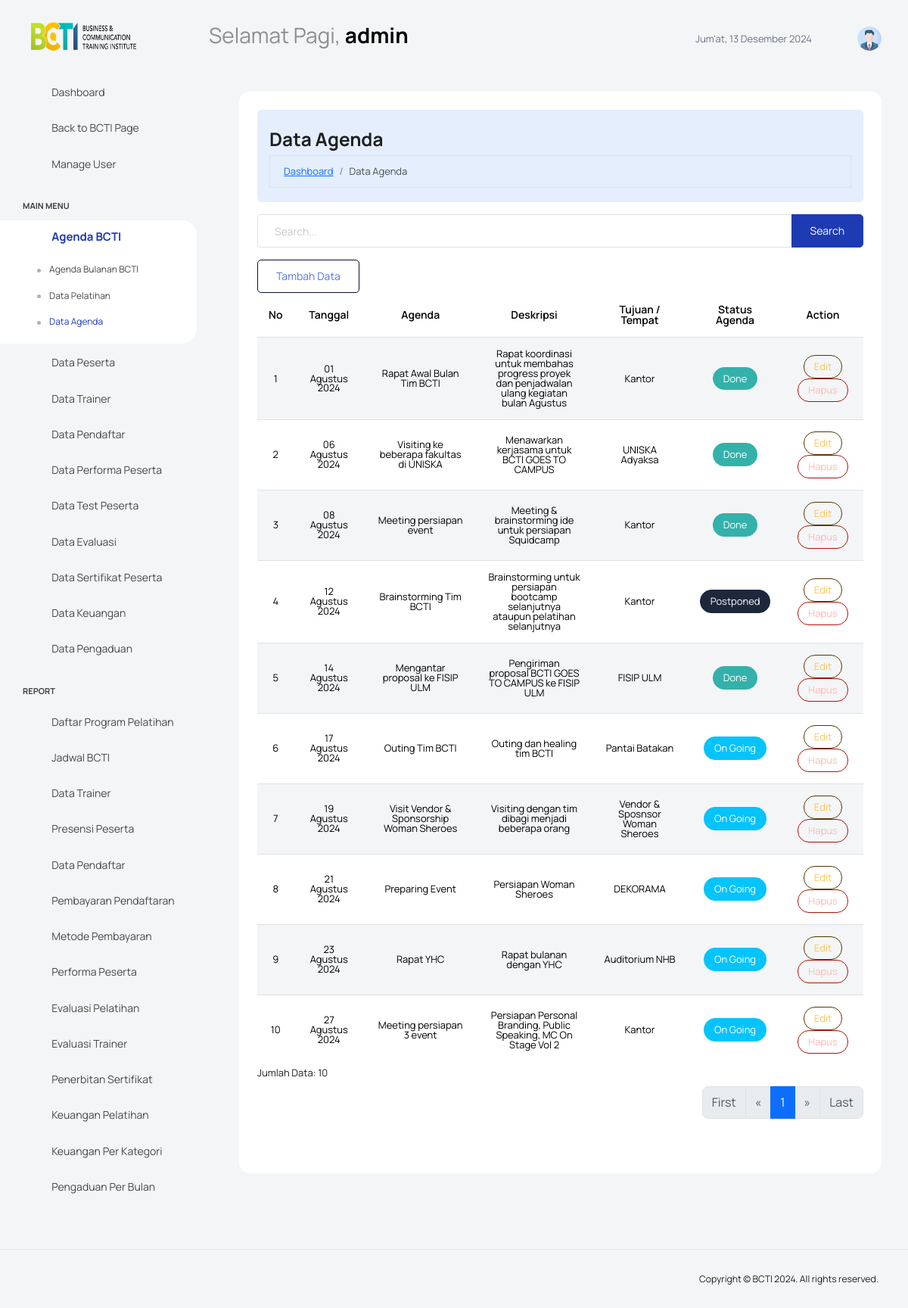
The page /dashboard/agenda.php (signed in) on the database its author committed.
### tables this page shows
CREATE TABLE `tbl_user` (
  `id_user` int(11) NOT NULL,
  `username` varchar(100) NOT NULL,
  `password` varchar(100) NOT NULL,
  `level` varchar(255) NOT NULL,
  `profile` varchar(255) NOT NULL,
  `status` varchar(255) NOT NULL
);

CREATE TABLE `tbl_agenda` (
  `id_agenda` int(11) NOT NULL,
  `tgl_agenda` date NOT NULL,
  `nama_agenda` varchar(255) NOT NULL,
  `deskripsi` text NOT NULL,
  `tujuan_tempat` varchar(255) NOT NULL,
  `status_agenda` varchar(255) NOT NULL
);

### dashboard/agenda.php (the view, shortened to what this page needs)
<?php
include "../koneksi.php";
$limit = 50;
$page = isset($_GET['halaman']) ? (int)$_GET['halaman'] : 1;
$mulai = ($page > 1) ? ($page * $limit) - $limit : 0;
if (isset($_GET['search_query'])) {
    $searchQuery = $_GET['search_query'];
    $result_agenda = mysqli_query($conn, "SELECT * FROM tbl_agenda WHERE nama_agenda LIKE '%$searchQuery%' ORDER BY tgl_agenda LIMIT $mulai, $limit");
    $total_records_query = mysqli_query($conn, "SELECT COUNT(*) AS total FROM tbl_agenda WHERE nama_agenda LIKE '%$searchQuery%'");
} else {
    $result_agenda = mysqli_query($conn, "SELECT * FROM tbl_agenda ORDER BY tgl_agenda LIMIT $mulai, $limit");
    $total_records_query = mysqli_query($conn, "SELECT COUNT(*) AS total FROM tbl_agenda");
}
$total_records = mysqli_fetch_assoc($total_records_query)['total'];
function getBulanIndonesia($bulan)
{
    $bulanIndo = [
        1 => "Januari",
        "Februari",
        "Maret",
        "April",
        "Mei",
        "Juni",
        "Juli",
        "Agustus",
        "September",
        "Oktober",
        "November",
        "Desember"
    ];
    return $bulanIndo[$bulan];
}
?>
<!DOCTYPE html>
<html lang="en">
<head>
    <link rel="stylesheet" href="../assets/vendors/feather/feather.css">
    <link rel="stylesheet" href="../assets/vendors/mdi/css/materialdesignicons.min.css">
    <link rel="stylesheet" href="../assets/vendors/ti-icons/css/themify-icons.css">
    <link rel="stylesheet" href="../assets/vendors/font-awesome/css/font-awesome.min.css">
    <link rel="stylesheet" href="../assets/vendors/typicons/typicons.css">
    <link rel="stylesheet" href="../assets/vendors/simple-line-icons/css/simple-line-icons.css">
    <link rel="stylesheet" href="../assets/vendors/css/vendor.bundle.base.css">
    <link rel="stylesheet" href="../assets/vendors/bootstrap-datepicker/bootstrap-datepicker.min.css">
    <link rel="stylesheet" href="https://cdnjs.cloudflare.com/ajax/libs/font-awesome/5.15.4/css/all.min.css">
    <link rel="stylesheet" href="https://cdn.jsdelivr.net/npm/sweetalert2@11.0.19/dist/sweetalert2.min.css">
    <link rel="stylesheet" href="../assets/vendors/datatables.net-bs4/dataTables.bootstrap4.css">
    <link rel="stylesheet" type="text/css" href="../assets/js/select.dataTables.min.css">
    <link rel="stylesheet" href="../assets/css/style.css">
</head>
<body class="with-welcome-text">
    <div class="container-scroller">
        <?php include "navbar.php"; ?>
        <div class="container-fluid page-body-wrapper">
            <?php include "sidebar.php"; ?>
            <div class="main-panel">
                <div class="content-wrapper">
                    <div class="row">
                        <div class="col-lg-12 grid-margin stretch-card">
                            <div class="card">
                                <div class="card-body">
                                    <div class="breadcrumb-container">
                                        <h3 class="mt-4"><b>Data Agenda</b></h3>
                                        <ol class="breadcrumb">
                                            <li class="breadcrumb-item"><a href="index.php">Dashboard</a></li>
                                            <li class="breadcrumb-item active">Data Agenda</li>
                                        </ol>
                                    </div>
                                    <form action="<?php echo $_SERVER['REQUEST_URI']; ?>" method="GET" class="mb-3">
                                        <div class="input-group">
                                            <input type="text" name="search_query" class="form-control" placeholder="Search..." value="<?php if (isset($_GET['search_query'])) echo $_GET['search_query']; ?>">
                                            <button type="submit" class="btn btn-primary">Search</button>
                                        </div>
                                    </form>
                                    <a href="agenda-tambah.php" class="btn btn-outline-primary btn-fw">Tambah Data</a>
                                    <div class="table-responsive">
                                        <table class="table table-striped" height="auto">
                                            <thead>
                                                <tr>
                                                    <th> No </th>
                                                    <th> Tanggal </th>
                                                    <th> Agenda </th>
                                                    <th> Deskripsi </th>
                                                    <th> Tujuan / Tempat </th>
                                                    <th> Status Agenda </th>
                                                    <th> Action </th>
                                                </tr>
                                            </thead>
                                            <tbody>
                                                <?php
                                                $no = $mulai + 1;
                                                while ($row_agenda = mysqli_fetch_assoc($result_agenda)) { ?>
                                                    <tr>
                                                        <td><?php echo $no++; ?></td>
                                                        <td>
                                                            <?php
                                                            if (isset($row_agenda["tgl_agenda"])) {
                                                                $tgl_agenda = $row_agenda["tgl_agenda"];
                                                                $timestamp = strtotime($tgl_agenda);
                                                                $bulan = date("n", $timestamp);
                                                                $tahun = date("Y", $timestamp);
                                                                $tanggal = date("j", $timestamp);
                                                                echo sprintf("%02d %s %d", $tanggal, getBulanIndonesia($bulan), $tahun);
                                                            } else {
                                                                echo "Tanggal tidak tersedia";
                                                            }
                                                            ?>
                                                        </td>
                                                        <td><?php echo $row_agenda["nama_agenda"] ?></td>
                                                        <td><?php echo $row_agenda["deskripsi"] ?></td>
                                                        <td><?php echo $row_agenda["tujuan_tempat"] ?></td>
                                                        <td>
                                                            <?php
                                                            if ($row_agenda["status_agenda"] == "on going") {
                                                                echo "<div class='btn btn-sm btn-secondary'>On Going</div>";
                                                            } else if ($row_agenda["status_agenda"] == "done") {
                                                                echo "<div class='btn btn-sm btn-success'>Done</div>";
                                                            } else if ($row_agenda["status_agenda"] == "postponed") {
                                                                echo "<div class='btn btn-sm btn-dark'>Postponed</div>";
                                                            }
                                                            ?>
                                                        </td>
                                                        <td>
                                                            <a href="agenda-edit.php?id=<?php echo $row_agenda["id_agenda"]; ?>" class="btn btn-sm btn-outline-warning btn-fw">Edit</a>
                                                            <a href="#" class="btn btn-sm btn-outline-danger btn-fw delete-btn" data-id="<?php echo $row_agenda["id_agenda"]; ?>">Hapus</a>
                                                        </td>
                                                    </tr>
                                                <?php } ?>
                                            </tbody>
                                        </table>
                                        <p>Jumlah Data: <?php echo $total_records; ?></p>
                                        <nav class="mb-5">
                                            <ul class="pagination justify-content-end">
                                                <?php
                                                $jumlah_page = ceil($total_records / $limit);
                                                $jumlah_number = 1;
                                                $start_number = ($page > $jumlah_number) ? $page - $jumlah_number : 1;
                                                $end_number = ($page < ($jumlah_page - $jumlah_number)) ? $page + $jumlah_number : $jumlah_page;
                                                if ($page == 1) {
                                                    echo '<li class="page-item disabled"><a class="page-link" href="#">First</a></li>';
                                                    echo '<li class="page-item disabled"><a class="page-link" href="#"><span aria-hidden="true">&laquo;</span></a></li>';
                                                } else {
                                                    $link_prev = ($page > 1) ? $page - 1 : 1;
                                                    echo '<li class="page-item"><a class="page-link" href="?halaman=1">First</a></li>';
                                                    echo '<li class="page-item"><a class="page-link" href="?halaman=' . $link_prev . '" aria-label="Previous"><span aria-hidden="true">&laquo;</span></a></li>';
                                                }
                                                for ($i = $start_number; $i <= $end_number; $i++) {
                                                    $link_active = ($page == $i) ? 'active' : '';
                                                    echo '<li class="page-item ' . $link_active . '"><a class="page-link" href="?halaman=' . $i . '">' . $i . '</a></li>';
                                                }
                                                if ($page == $jumlah_page) {
                                                    echo '<li class="page-item disabled"><a class="page-link" href="#"><span aria-hidden="true">&raquo;</span></a></li>';
                                                    echo '<li class="page-item disabled"><a class="page-link" href="#">Last</a></li>';
                                                }
                                                ?>
                                            </ul>
                                        </nav>
                                    </div>
                                </div>
                            </div>
                        </div>
                    </div>
                </div>
            </div>
        </div>
    </div>
    <?php include "footer.php"; ?>
</body>
</html>

### dashboard/navbar.php (shortened to what this page needs)
<?php
include "../koneksi.php";
$id_user = $_SESSION['id_user'];
$query_profile = "SELECT profile, username FROM tbl_user WHERE id_user = $id_user";
$result = $conn->query($query_profile);
if ($result->num_rows > 0) {
    $row = $result->fetch_assoc();
    $profile = $row['profile'];
    $username = $row['username'];
} else {
    $profile = '';
    $username = '';
}
$profile_image = !empty($profile) ? "../profile/" . $profile : "../profile/user.png";
?>
<nav class="navbar default-layout col-lg-12 col-12 p-0 fixed-top d-flex align-items-top flex-row">
    <div class="text-center navbar-brand-wrapper d-flex align-items-center justify-content-start">
        <div>
            <a class="navbar-brand brand-logo" href="index.php">
                <img src="../image/bcti_logo_panjang.png" alt="logo" style="width: 280px; height: 70px;" />
            </a>
        </div>
    </div>
    <div class="navbar-menu-wrapper d-flex align-items-top">
        <ul class="navbar-nav">
            <li class="nav-item fw-semibold d-none d-lg-block ms-0">
                <h1 class="welcome-text" id="greeting">, <span class="text-black fw-bold"><?php echo htmlspecialchars($username); ?></span></h1>
            </li>
        </ul>
        <ul class="navbar-nav ms-auto">
            <div class="text-gray-600 ml-auto" id="clock2"></div>
            <li class="nav-item">
                <form class="search-form" action="#">
                    <i class="icon-search"></i>
                    <input type="search" class="form-control" placeholder="Search Here" title="Search here">
                </form>
            </li>
            <li class="nav-item dropdown d-none d-lg-block user-dropdown">
                <a class="nav-link" id="UserDropdown" href="#" data-bs-toggle="dropdown" aria-expanded="false">
                    <img class="img-xs rounded-circle" src="<?php echo $profile_image; ?>" alt="Profile image">
                </a>
            </li>
        </ul>
    </div>
</nav>

### dashboard/agenda.php (style rules this page uses)
.breadcrumb-container { background-color: #e4eefc; padding: 0.2rem 1rem 0.2rem 1rem; border-radius: 0.375rem; margin-bottom: 1rem; }
.table td, .table th { text-align: center; vertical-align: middle; word-wrap: break-word; padding: 15px; max-width: 300px; white-space: normal; }

### rows shown on the page
tbl_user: profile (placeholder picture)
tbl_agenda: tgl_agenda "01", tgl_agenda "Agustus", tgl_agenda "2024", nama_agenda "Rapat Awal Bulan Tim BCTI", deskripsi "Rapat koordinasi untuk membahas progress proyek dan penjadwalan ulang kegiatan bulan Agustus", tujuan_tempat "Kantor", status_agenda "Done"
tbl_agenda: tgl_agenda "06", tgl_agenda "Agustus", tgl_agenda "2024", nama_agenda "Visiting ke beberapa fakultas di UNISKA", deskripsi "Menawarkan kerjasama untuk BCTI GOES TO CAMPUS", tujuan_tempat "UNISKA Adyaksa", status_agenda "Done"
tbl_agenda: tgl_agenda "08", tgl_agenda "Agustus", tgl_agenda "2024", nama_agenda "Meeting persiapan event", deskripsi "Meeting & brainstorming ide untuk persiapan Squidcamp", tujuan_tempat "Kantor", status_agenda "Done"
tbl_agenda: tgl_agenda "12", tgl_agenda "Agustus", tgl_agenda "2024", nama_agenda "Brainstorming Tim BCTI", deskripsi "Brainstorming untuk persiapan bootcamp selanjutnya ataupun pelatihan selanjutnya", tujuan_tempat "Kantor", status_agenda "Postponed"
tbl_agenda: tgl_agenda "14", tgl_agenda "Agustus", tgl_agenda "2024", nama_agenda "Mengantar proposal ke FISIP ULM", deskripsi "Pengiriman proposal BCTI GOES TO CAMPUS ke FISIP ULM", tujuan_tempat "FISIP ULM", status_agenda "Done"
tbl_agenda: tgl_agenda "17", tgl_agenda "Agustus", tgl_agenda "2024", nama_agenda "Outing Tim BCTI", deskripsi "Outing dan healing tim BCTI", tujuan_tempat "Pantai Batakan", status_agenda "On Going"
tbl_agenda: tgl_agenda "19", tgl_agenda "Agustus", tgl_agenda "2024", nama_agenda "Visit Vendor & Sponsorship Woman Sheroes", deskripsi "Visiting dengan tim dibagi menjadi beberapa orang", tujuan_tempat "Vendor & Sposnsor Woman Sheroes", status_agenda "On Going"
tbl_agenda: tgl_agenda "21", tgl_agenda "Agustus", tgl_agenda "2024", nama_agenda "Preparing Event", deskripsi "Persiapan Woman Sheroes", tujuan_tempat "DEKORAMA", status_agenda "On Going"
tbl_agenda: tgl_agenda "23", tgl_agenda "Agustus", tgl_agenda "2024", nama_agenda "Rapat YHC", deskripsi "Rapat bulanan dengan YHC", tujuan_tempat "Auditorium NHB", status_agenda "On Going"
tbl_agenda: tgl_agenda "27", tgl_agenda "Agustus", tgl_agenda "2024", nama_agenda "Meeting persiapan 3 event", deskripsi "Persiapan Personal Branding, Public Speaking, MC On Stage Vol 2", tujuan_tempat "Kantor", status_agenda "On Going"

### other values the page prints
$total_records "10"
